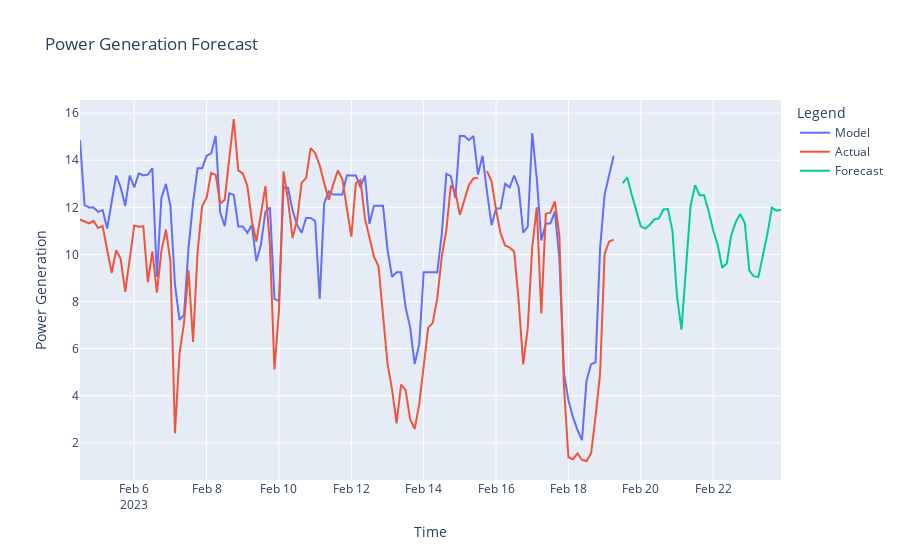

Notebook cell for this chart:
### Code cell
# plot final_df
fig = px.line(final_df, x=final_df.index, y=["Model", "Actual", "Forecast"], title="Power Generation Forecast")
fig.update_xaxes(title_text="Time")
fig.update_yaxes(title_text="Power Generation")
fig.update_layout(legend_title_text="Legend")
fig.show()

### Figure 1 — Plotly figure (JSON) as saved in the notebook; plotly's stock layout.template omitted (floating-point values rounded to 4 significant figures; data arrays with more than 128 entries replaced by an {"elided": "..."} marker saying what was removed)
{"data": [{"hovertemplate": "variable=Model<br>index=%{x}<br>value=%{y}<extra></extra>", "legendgroup": "Model", "line": {"color": "#636efa", "dash": "solid"}, "marker": {"symbol": "circle"}, "mode": "lines", "name": "Model", "orientation": "v", "showlegend": true, "type": "scatter", "x": {"elided": "155 str values"}, "xaxis": "x", "y": {"elided": "155 float values"}, "yaxis": "y"}, {"hovertemplate": "variable=Actual<br>index=%{x}<br>value=%{y}<extra></extra>", "legendgroup": "Actual", "line": {"color": "#EF553B", "dash": "solid"}, "marker": {"symbol": "circle"}, "mode": "lines", "name": "Actual", "orientation": "v", "showlegend": true, "type": "scatter", "x": {"elided": "155 str values"}, "xaxis": "x", "y": {"elided": "155 float values"}, "yaxis": "y"}, {"hovertemplate": "variable=Forecast<br>index=%{x}<br>value=%{y}<extra></extra>", "legendgroup": "Forecast", "line": {"color": "#00cc96", "dash": "solid"}, "marker": {"symbol": "circle"}, "mode": "lines", "name": "Forecast", "orientation": "v", "showlegend": true, "type": "scatter", "x": {"elided": "155 str values"}, "xaxis": "x", "y": {"elided": "155 float values"}, "yaxis": "y"}], "layout": {"legend": {"title": {"text": "Legend"}, "tracegroupgap": 0}, "title": {"text": "Power Generation Forecast"}, "xaxis": {"anchor": "y", "domain": [0, 1], "title": {"text": "Time"}}, "yaxis": {"anchor": "x", "domain": [0, 1], "title": {"text": "Power Generation"}}}}
